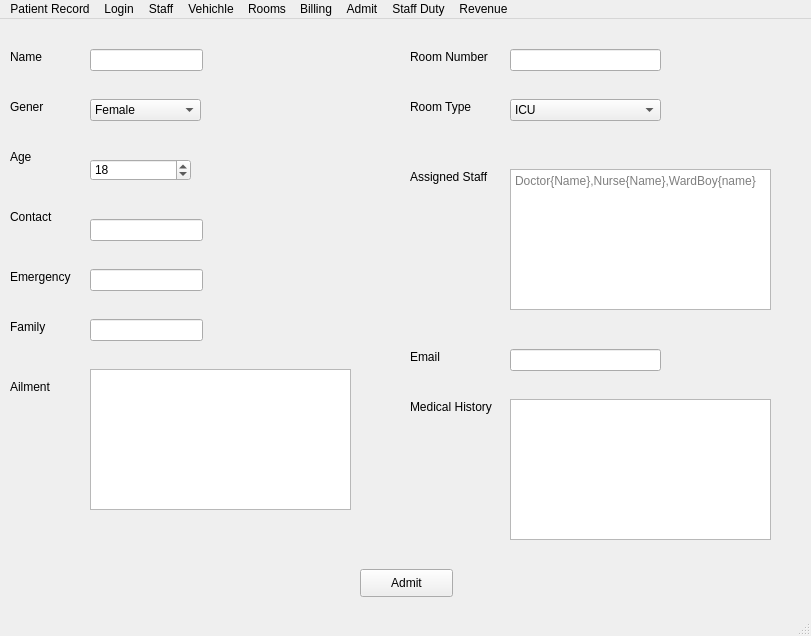
<?xml version="1.0" encoding="UTF-8"?>
<ui version="4.0">
 <class>MainWindow</class>
 <widget class="QMainWindow" name="MainWindow">
  <property name="geometry">
   <rect>
    <x>0</x>
    <y>0</y>
    <width>811</width>
    <height>636</height>
   </rect>
  </property>
  <property name="windowTitle">
   <string>MainWindow</string>
  </property>
  <widget class="QWidget" name="centralwidget">
   <widget class="QLabel" name="label">
    <property name="geometry">
     <rect>
      <x>10</x>
      <y>30</y>
      <width>55</width>
      <height>16</height>
     </rect>
    </property>
    <property name="text">
     <string>Name</string>
    </property>
   </widget>
   <widget class="QLineEdit" name="lineEdit">
    <property name="geometry">
     <rect>
      <x>90</x>
      <y>30</y>
      <width>113</width>
      <height>22</height>
     </rect>
    </property>
   </widget>
   <widget class="QLabel" name="label_2">
    <property name="geometry">
     <rect>
      <x>10</x>
      <y>80</y>
      <width>55</width>
      <height>16</height>
     </rect>
    </property>
    <property name="text">
     <string>Gener</string>
    </property>
   </widget>
   <widget class="QComboBox" name="comboBox">
    <property name="geometry">
     <rect>
      <x>90</x>
      <y>80</y>
      <width>111</width>
      <height>22</height>
     </rect>
    </property>
    <item>
     <property name="text">
      <string>Female</string>
     </property>
    </item>
    <item>
     <property name="text">
      <string>Male</string>
     </property>
    </item>
    <item>
     <property name="text">
      <string>Others</string>
     </property>
    </item>
   </widget>
   <widget class="QLabel" name="label_3">
    <property name="geometry">
     <rect>
      <x>10</x>
      <y>130</y>
      <width>55</width>
      <height>16</height>
     </rect>
    </property>
    <property name="text">
     <string>Age</string>
    </property>
   </widget>
   <widget class="QSpinBox" name="spinBox">
    <property name="geometry">
     <rect>
      <x>90</x>
      <y>140</y>
      <width>101</width>
      <height>22</height>
     </rect>
    </property>
    <property name="value">
     <number>18</number>
    </property>
   </widget>
   <widget class="QLabel" name="label_4">
    <property name="geometry">
     <rect>
      <x>10</x>
      <y>190</y>
      <width>55</width>
      <height>16</height>
     </rect>
    </property>
    <property name="text">
     <string>Contact</string>
    </property>
   </widget>
   <widget class="QLineEdit" name="lineEdit_2">
    <property name="geometry">
     <rect>
      <x>90</x>
      <y>200</y>
      <width>113</width>
      <height>22</height>
     </rect>
    </property>
   </widget>
   <widget class="QLabel" name="label_5">
    <property name="geometry">
     <rect>
      <x>10</x>
      <y>250</y>
      <width>71</width>
      <height>16</height>
     </rect>
    </property>
    <property name="text">
     <string>Emergency</string>
    </property>
   </widget>
   <widget class="QLineEdit" name="lineEdit_3">
    <property name="geometry">
     <rect>
      <x>90</x>
      <y>250</y>
      <width>113</width>
      <height>22</height>
     </rect>
    </property>
   </widget>
   <widget class="QLabel" name="label_6">
    <property name="geometry">
     <rect>
      <x>10</x>
      <y>300</y>
      <width>55</width>
      <height>16</height>
     </rect>
    </property>
    <property name="text">
     <string>Family</string>
    </property>
   </widget>
   <widget class="QLineEdit" name="lineEdit_4">
    <property name="geometry">
     <rect>
      <x>90</x>
      <y>300</y>
      <width>113</width>
      <height>22</height>
     </rect>
    </property>
   </widget>
   <widget class="QLabel" name="label_7">
    <property name="geometry">
     <rect>
      <x>10</x>
      <y>360</y>
      <width>55</width>
      <height>16</height>
     </rect>
    </property>
    <property name="text">
     <string>Ailment</string>
    </property>
   </widget>
   <widget class="QTextEdit" name="textEdit">
    <property name="geometry">
     <rect>
      <x>90</x>
      <y>350</y>
      <width>261</width>
      <height>141</height>
     </rect>
    </property>
   </widget>
   <widget class="QLabel" name="label_8">
    <property name="geometry">
     <rect>
      <x>410</x>
      <y>30</y>
      <width>91</width>
      <height>16</height>
     </rect>
    </property>
    <property name="text">
     <string>Room Number</string>
    </property>
   </widget>
   <widget class="QLineEdit" name="lineEdit_5">
    <property name="geometry">
     <rect>
      <x>510</x>
      <y>30</y>
      <width>151</width>
      <height>22</height>
     </rect>
    </property>
   </widget>
   <widget class="QLabel" name="label_9">
    <property name="geometry">
     <rect>
      <x>410</x>
      <y>80</y>
      <width>91</width>
      <height>16</height>
     </rect>
    </property>
    <property name="text">
     <string>Room Type</string>
    </property>
   </widget>
   <widget class="QComboBox" name="comboBox_2">
    <property name="geometry">
     <rect>
      <x>510</x>
      <y>80</y>
      <width>151</width>
      <height>22</height>
     </rect>
    </property>
    <item>
     <property name="text">
      <string>ICU</string>
     </property>
    </item>
    <item>
     <property name="text">
      <string>VIP Ward</string>
     </property>
    </item>
    <item>
     <property name="text">
      <string>Private Ward</string>
     </property>
    </item>
    <item>
     <property name="text">
      <string>General Ward</string>
     </property>
    </item>
    <item>
     <property name="text">
      <string>Operation Theatre</string>
     </property>
    </item>
   </widget>
   <widget class="QLabel" name="label_10">
    <property name="geometry">
     <rect>
      <x>410</x>
      <y>150</y>
      <width>91</width>
      <height>16</height>
     </rect>
    </property>
    <property name="text">
     <string>Assigned Staff</string>
    </property>
   </widget>
   <widget class="QTextEdit" name="textEdit_2">
    <property name="geometry">
     <rect>
      <x>510</x>
      <y>150</y>
      <width>261</width>
      <height>141</height>
     </rect>
    </property>
    <property name="placeholderText">
     <string>Doctor{Name},Nurse{Name},WardBoy{name}</string>
    </property>
   </widget>
   <widget class="QLabel" name="label_11">
    <property name="geometry">
     <rect>
      <x>410</x>
      <y>330</y>
      <width>55</width>
      <height>16</height>
     </rect>
    </property>
    <property name="text">
     <string>Email</string>
    </property>
   </widget>
   <widget class="QLineEdit" name="lineEdit_6">
    <property name="geometry">
     <rect>
      <x>510</x>
      <y>330</y>
      <width>151</width>
      <height>22</height>
     </rect>
    </property>
   </widget>
   <widget class="QLabel" name="label_12">
    <property name="geometry">
     <rect>
      <x>410</x>
      <y>380</y>
      <width>91</width>
      <height>16</height>
     </rect>
    </property>
    <property name="text">
     <string>Medical History</string>
    </property>
   </widget>
   <widget class="QTextEdit" name="textEdit_3">
    <property name="geometry">
     <rect>
      <x>510</x>
      <y>380</y>
      <width>261</width>
      <height>141</height>
     </rect>
    </property>
   </widget>
   <widget class="QPushButton" name="pushButton">
    <property name="geometry">
     <rect>
      <x>360</x>
      <y>550</y>
      <width>93</width>
      <height>28</height>
     </rect>
    </property>
    <property name="text">
     <string>Admit</string>
    </property>
   </widget>
  </widget>
  <widget class="QMenuBar" name="menubar">
   <property name="geometry">
    <rect>
     <x>0</x>
     <y>0</y>
     <width>811</width>
     <height>26</height>
    </rect>
   </property>
   <widget class="QMenu" name="menuPatient_Record">
    <property name="title">
     <string>Patient Record</string>
    </property>
   </widget>
   <widget class="QMenu" name="menuLogin">
    <property name="title">
     <string>Login</string>
    </property>
   </widget>
   <widget class="QMenu" name="menuStaff">
    <property name="title">
     <string>Staff</string>
    </property>
   </widget>
   <widget class="QMenu" name="menuVehichle">
    <property name="title">
     <string>Vehichle</string>
    </property>
   </widget>
   <widget class="QMenu" name="menuRooms">
    <property name="title">
     <string>Rooms</string>
    </property>
   </widget>
   <widget class="QMenu" name="menuBilling">
    <property name="title">
     <string>Billing</string>
    </property>
   </widget>
   <widget class="QMenu" name="menuStaff_Duty">
    <property name="title">
     <string>Staff Duty</string>
    </property>
   </widget>
   <widget class="QMenu" name="menuRevenue">
    <property name="title">
     <string>Revenue</string>
    </property>
   </widget>
   <widget class="QMenu" name="menuAdmit">
    <property name="title">
     <string>Admit</string>
    </property>
   </widget>
   <addaction name="menuPatient_Record"/>
   <addaction name="menuLogin"/>
   <addaction name="menuStaff"/>
   <addaction name="menuVehichle"/>
   <addaction name="menuRooms"/>
   <addaction name="menuBilling"/>
   <addaction name="menuAdmit"/>
   <addaction name="menuStaff_Duty"/>
   <addaction name="menuRevenue"/>
  </widget>
  <widget class="QStatusBar" name="statusbar"/>
 </widget>
 <resources/>
 <connections/>
</ui>
